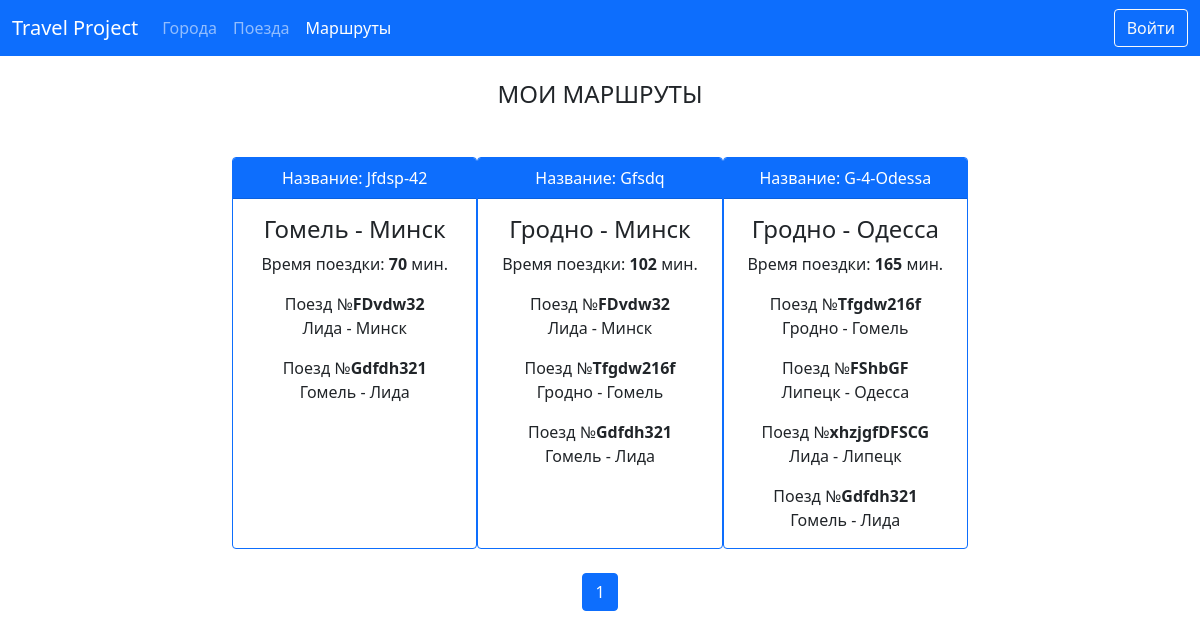
The page /list/ on the database as committed earlier.
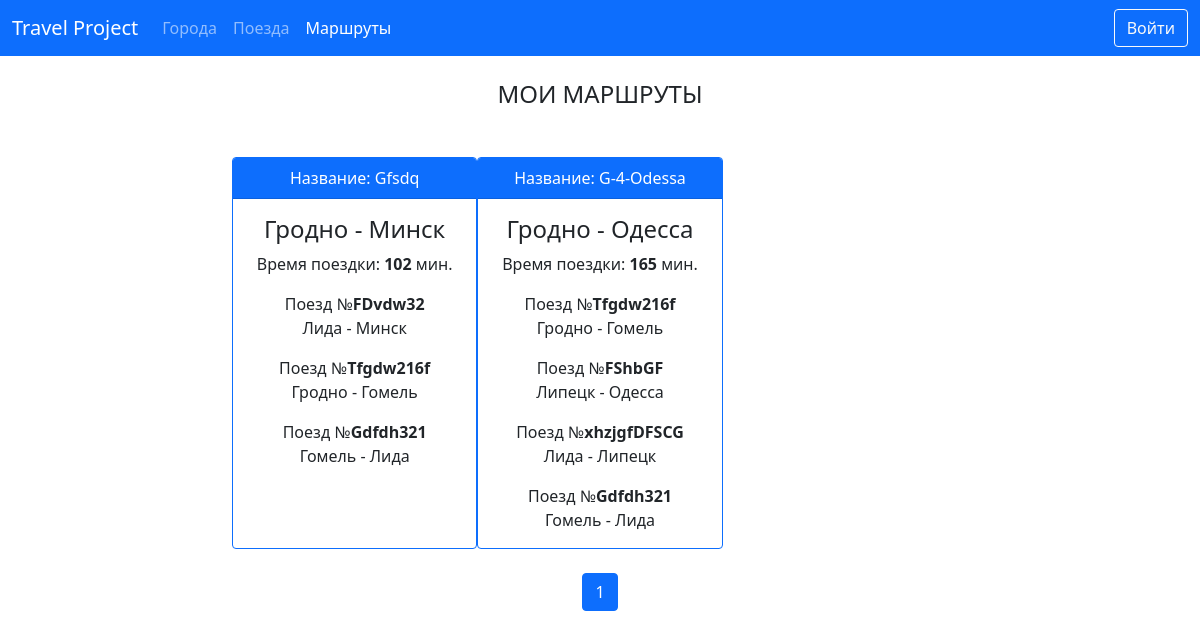
The same page on the database as committed later.
### routes/models.py (models this page shows, shortened)
class Route(models.Model):
    name = models.CharField(max_length=50, unique=True,
                            verbose_name='Название маршрута')
    travel_time_total = models.PositiveSmallIntegerField(verbose_name='Общее время в пути')
    from_city = models.ForeignKey('cities.City', related_name='from_city_total_set',
                                  on_delete=models.CASCADE, verbose_name='Из какого города',
                                  null=True, blank=True
                                  )
    to_city = models.ForeignKey('cities.City', related_name='to_city_total_set',
                                on_delete=models.CASCADE, verbose_name='В какой город',
                                null=True, blank=True
                                )
    trains = models.ManyToManyField('trains.Train', verbose_name='Поезда в маршруте')
    class Meta:
        verbose_name = 'Маршрут'
        verbose_name_plural = 'Маршруты'
        ordering = ['travel_time_total']

### cities/models.py (models this page shows)
class City(models.Model):
    name = models.CharField(max_length=40, unique=True, verbose_name='Название города')
    def __str__(self):
        return self.name
    class Meta:
        verbose_name = 'Город'
        verbose_name_plural = 'Города'
        ordering = ['name', ]

### trains/models.py (models this page shows, shortened)
class Train(models.Model):
    name = models.CharField(max_length=50, unique=True,
                            verbose_name='Название поезда')
    travel_time = models.PositiveSmallIntegerField(verbose_name='Время в пути')
    from_city = models.ForeignKey(City, related_name='from_city_set',
                                  on_delete=models.CASCADE, verbose_name='Из какого города',
                                  null=True, blank=True
                                  )
    to_city = models.ForeignKey(City, related_name='to_city_set',
                                on_delete=models.CASCADE, verbose_name='В какой город',
                                null=True, blank=True
                                )
    class Meta:
        verbose_name = 'Поезд'
        verbose_name_plural = 'Поезда'
        ordering = ['travel_time']

### routes/views.py (the view)
# urls.py: path('list/', RouteListView.as_view(), name='routes_list'),
class RouteListView(ListView):
    paginate_by = 9
    model = Route
    template_name = 'routes/list.html'

### routes/templates/routes/list.html (shortened to what this page needs)
{% extends 'base.html' %}
{% block bodydata %}
    <h4 class="my-4 text-center">МОИ МАРШРУТЫ</h4>
    <div class='row row-cols-md-4 g-0'>
        {% for item in page_obj %}
            <div class="card border-primary mt-4 mx-0 col-md-4">
                <div class="card-header bg-primary text-white text-center">
                    Название: {{ item.name }}
                </div>
                <div class="card-body">
                    <h4 class="card-title text-center">
                        {{ item.from_city }} - {{ item.to_city }}<br>
                    </h4>
                    <p class="card-text text-center">
                        Время поездки: <strong>{{ item.travel_time_total }}</strong> мин.
                    </p>
                    {% for train in item.trains.all %}
                        <p class="card-text text-center">
                            Поезд №<strong>{{ train.name }}</strong><br>
                            {{ train.from_city }} - {{ train.to_city }}
                        </p>
                    {% endfor %}
                </div>
            </div>
        {% endfor %}
    </div>
    <div class="pagination justify-content-center my-4">
        <li class="page-item active" aria-current="page">
            <a class="page-link" href="">{{ page_obj.number }}</a>
        </li>
    </div>
{% endblock %}

### templates/base.html (shortened to what this page needs)
{% url 'trains:home' as trains_home_url %}
{% url 'cities:home' as cities_home_url %}
{% url 'routes_list' as routes_home_url %}
{% url 'trains:add' as trains_create_url %}
{% url 'cities:add' as cities_create_url %}
{% url "accounts:logout" as logout %}
{% url "accounts:login" as login %}
<!DOCTYPE html>
<html lang="en">
<head>
    <link href="https://cdn.jsdelivr.net/npm/select2@4.1.0-rc.0/dist/css/select2.min.css" rel="stylesheet"/>
    <link href="https://cdn.jsdelivr.net/npm/bootstrap@5.1.3/dist/css/bootstrap.min.css" rel="stylesheet"
>
</head>
<body>
<nav class="navbar navbar-expand-lg navbar-dark bg-primary">
    <div class="container-fluid">
        <a class="navbar-brand" href="{% url 'home' %}">Travel Project</a>
        <div class="collapse navbar-collapse" id="navbarSupportedContent">
            <ul class="navbar-nav me-auto mb-2 mb-lg-0">
                <li class="nav-item">
                    <a class="nav-link {% if request.path == cities_home_url %}active{% endif %}" aria-current="page"
                       href="{{ cities_home_url }}">Города</a>
                </li>
                <li class="nav-item">
                    <a class="nav-link {% if request.path == trains_home_url %}active{% endif %}" aria-current="page"
                       href="{{ trains_home_url }}">Поезда</a>
                </li>
                <li class="nav-item">
                    <a class="nav-link {% if request.path == routes_home_url %}active{% endif %}" aria-current="page"
                       href="{{ routes_home_url }}">Маршруты</a>
                </li>
            </ul>
            <form action="{% if user.is_authenticated %}{{ logout }}{% else %}{{ login }}{% endif %}" class="d-flex">
                <button class="btn btn-outline-light bg-primary">
                    {% if user.is_authenticated %}Выйти{% else %}Войти{% endif %}
                </button>
            </form>
        </div>
    </div>
</nav>
<div class="container">
    <div class="row">
        <div class="col-sm-2"></div>
        <div class="col-sm-8">
            {% block bodydata %}
            {% endblock %}
        </div>
    </div>
</div>
</body>
</html>

Rows that differ between the two databases and show on the page:
removed Route: name "Jfdsp-42", from_city "Гомель", to_city "Минск", travel_time_total "70", Train (name "FDvdw32", from_city "Лида", to_city "Минск"), Train (name "Gdfdh321", from_city "Гомель", to_city "Лида")
